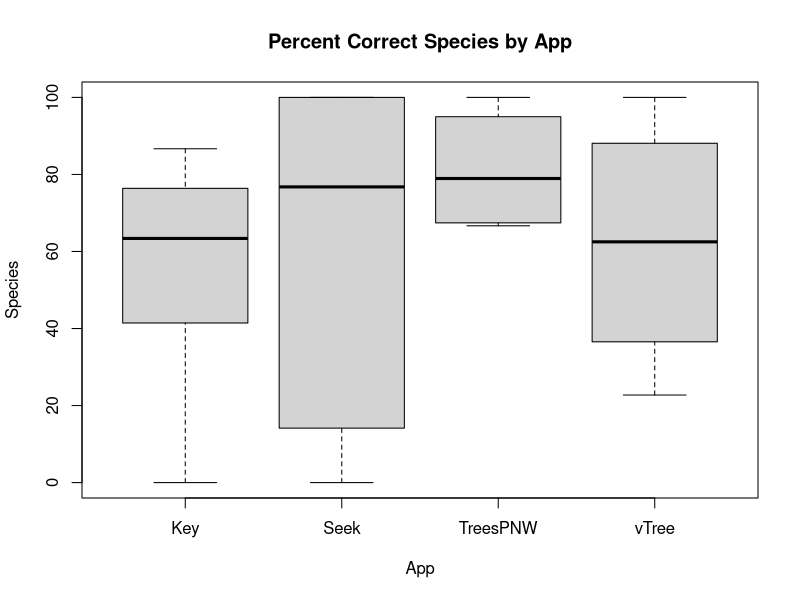
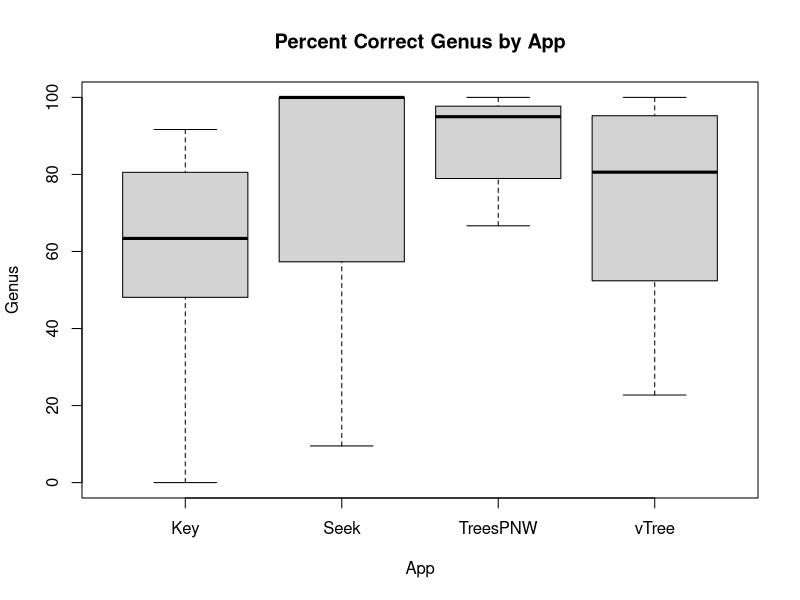
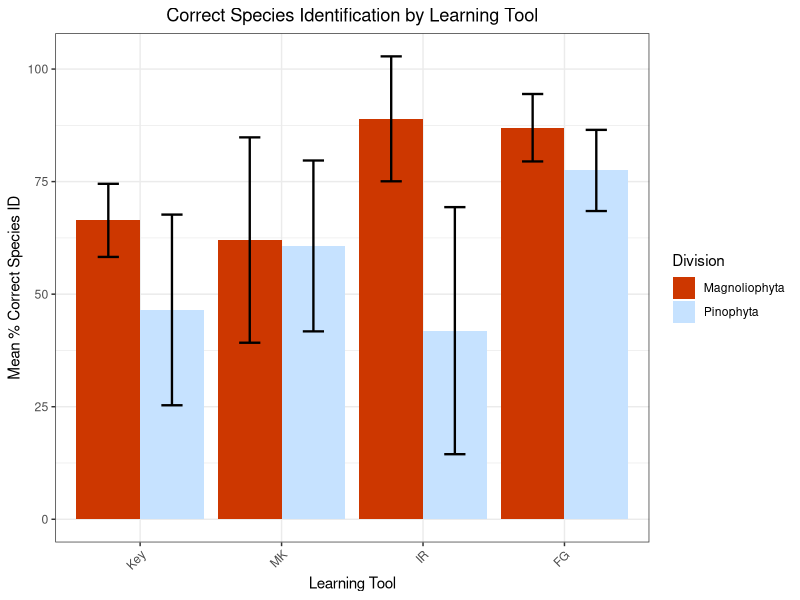
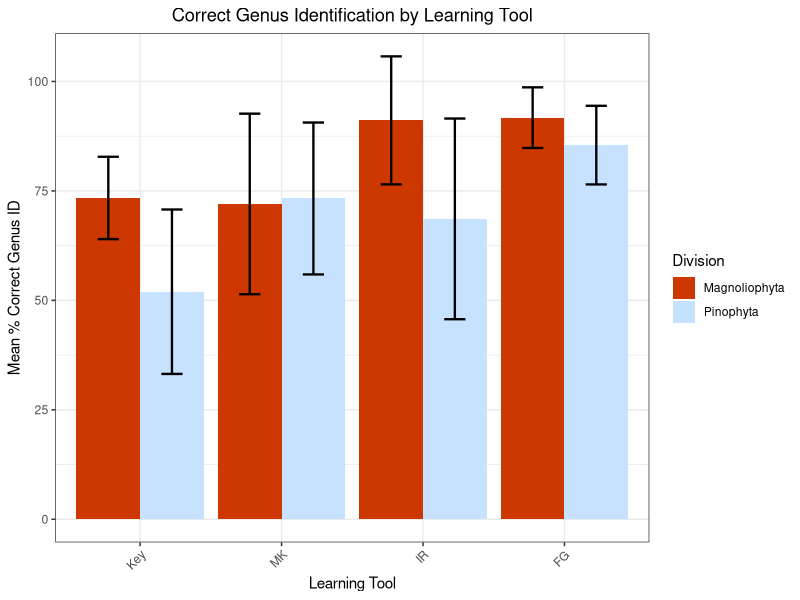
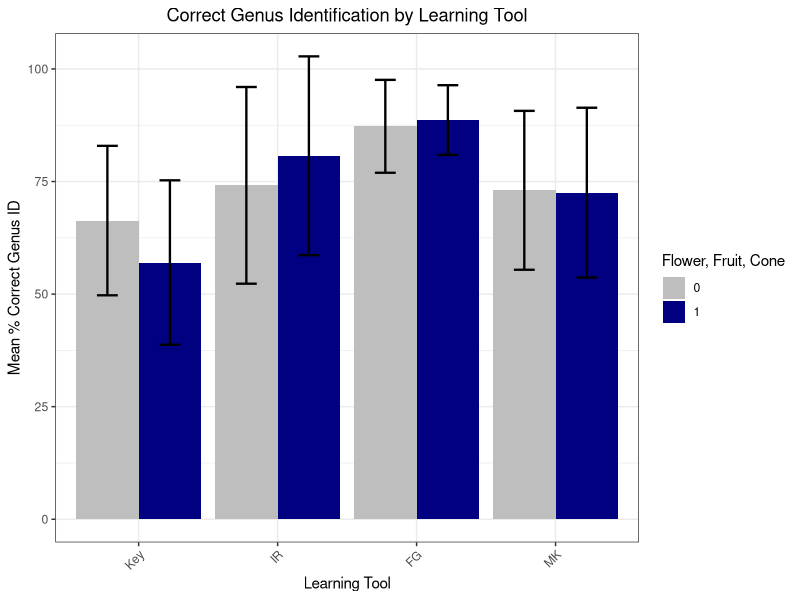
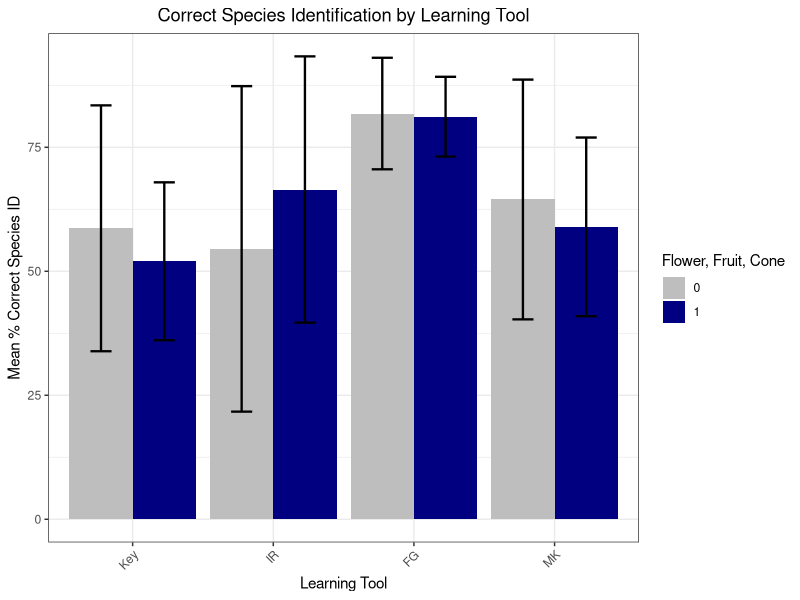
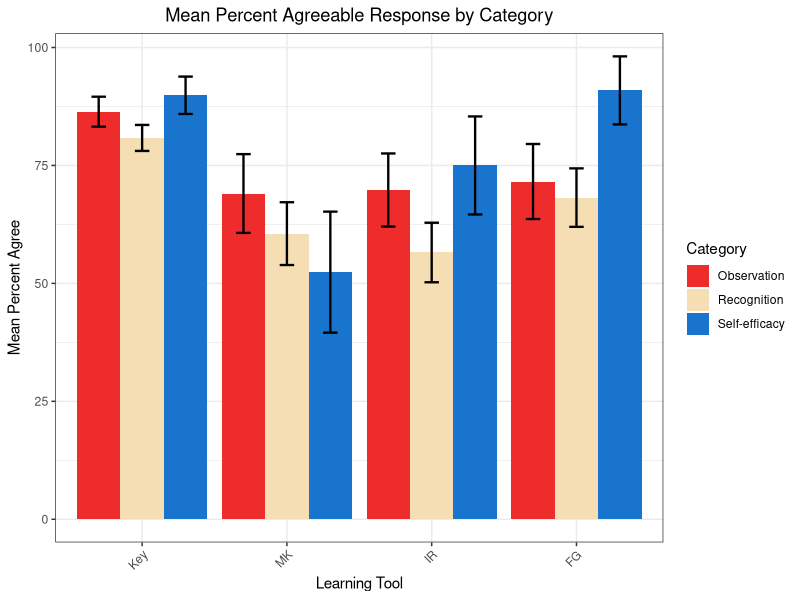

These figures' R source, in order:
# Learning with identification apps and dichotomous keys in undergraduate forestry education in the PNW
# Authors: Dawn Anzinger and Anna E. Haigh
# R Script and Data Analysis: Anna E. Haigh

library(tidyverse)

# Identification Accuracy
TreeApps<-read.csv("TreeApps.csv")
head(TreeApps)
Genus<-(TreeApps$X.Genus)
Species<-(TreeApps$X.Species)
App<-(TreeApps$App)
Div<-(TreeApps$Division)
Seed<-(as.factor(TreeApps$Flower.Fruit.Cone))


# Confidence Interval Function
CI<-function(object){
  mean<-mean(object)
  n<-length(object)
  stdev<-sd(object)
  se<- stdev / sqrt(n)
  alpha<-0.10
  df<-n-1
  t_score<-qt(p = alpha/2, df=df, lower.tail=FALSE)
  error <- t_score*se
  return(error)
}

# Means and 90% CI for whole data set
mean <- TreeApps %>%
  group_by(App) %>%
  summarise(
    n = n(),
    mean_species = mean(X.Species, na.rm = TRUE),
    mean_genus = mean (X.Genus, na.rm = TRUE),
    ci_species = CI(X.Species),
    ci_genus = CI(X.Genus),
    .groups = 'drop'
  )
print(mean)

# Means and SE by division 
mean_data <- TreeApps %>%
  filter(!is.na(Division), !is.na(App)) %>%  
  group_by(App, Division) %>%
  mutate(App = factor(App, levels = c("Key","vTree","Seek","TreesPNW"))) %>%
  summarise(
    n = n(),  
    mean_species = mean(X.Species, na.rm = TRUE),
    mean_genus = mean(X.Genus, na.rm = TRUE),
    se_species = sd(X.Species, na.rm = TRUE) / sqrt(sum(!is.na(X.Species))),
    se_genus = sd(X.Genus, na.rm = TRUE) / sqrt(sum(!is.na(X.Genus))),
    .groups = 'drop'
  )
print(mean_data)

# Split dataset by division
conifer<-subset(TreeApps, Div=="Pinophyta")
hwood<-subset(TreeApps, Div=="Magnoliophyta")


# t-tests to compare accuracy between dichotomous key and each app
t.test(Species[App=="Key"],Species[App=="TreesPNW"], alternative="less")
t.test(Genus[App=="Key"],Genus[App=="TreesPNW"], alternative="less")

t.test(Species[App=="Key"],Species[App=="Seek"], alternative="less")
t.test(Genus[App=="Key"],Genus[App=="Seek"], alternative="less")

t.test(Species[App=="Key"],Species[App=="vTree"], alternative="less")
t.test(Genus[App=="Key"],Genus[App=="vTree"], alternative="less")


# t-tests to compare accuracy by division
t.test(Species[Div=="Pinophyta"],Species[Div=="Magnoliophyta"])
t.test(Genus[Div=="Pinophyta"],Genus[Div=="Magnoliophyta"])

t.test(conifer$X.Species[conifer$Flower.Fruit.Cone=="1"],conifer$X.Species[conifer$Flower.Fruit.Cone=="0"])
t.test(hwood$X.Species[hwood$Flower.Fruit.Cone=="1"],hwood$X.Species[hwood$Flower.Fruit.Cone=="0"])
t.test(hwood$X.Genus[hwood$Flower.Fruit.Cone=="1"],hwood$X.Genus[hwood$Flower.Fruit.Cone=="0"])


#App specific subsets
Seek<-subset(TreeApps, App=="Seek")
TreesPNW<-subset(TreeApps, App=="TreesPNW")
vTree<-subset(TreeApps, App=="vTree")

t.test(Seek$X.Species[Seek$Flower.Fruit.Cone=="0"],Seek$X.Species[Seek$Flower.Fruit.Cone=="1"])
t.test(TreesPNW$X.Species[TreesPNW$Flower.Fruit.Cone=="0"],TreesPNW$X.Species[TreesPNW$Flower.Fruit.Cone=="1"])


boxplot(Species~App, main="Percent Correct Species by App")
boxplot(Genus~App, main="Percent Correct Genus by App")


t.test(Species[Seed=="0"],Species[Seed=="1"],data=TreeApps)


# Labels for plots
app_labels<- c(
  "Key" = "Key",
  "Seek" = "IR", 
  "TreesPNW" = "FG", 
  "vTree"="MK")

# Plots for genus and species accuracy by division
plot1 <- ggplot(
  data = mean_data, 
  aes(x = App, y = mean_species, fill = Division)
) +
  geom_col(position = position_dodge(width = 0.9)) +
  geom_errorbar(
    aes(ymin = mean_species - 1.645 * se_species, 
        ymax = mean_species + 1.645 * se_species), 
    position = position_dodge(width = 0.9),
    width = 0.3, 
    linewidth = 0.8
  ) +
  labs(
    title = "Correct Species Identification by Learning Tool",
    x = "Learning Tool",
    y = "Mean % Correct Species ID",
    fill = "Division"
  ) +
  scale_fill_manual(
    values = c("Pinophyta" = "slategray1", "Magnoliophyta" = "orangered3")
  ) +
  scale_x_discrete(labels = app_labels) +
  theme_bw() +
  theme(
    axis.text.x = element_text(angle = 45, hjust = 1),
    plot.title = element_text(hjust = 0.5)  )
plot1

plot2 <- ggplot(
  data = mean_data, 
  aes(x = App, y = mean_genus, fill = Division)
) +
  geom_col(position = position_dodge(width = 0.9)) +
  geom_errorbar(
    aes(ymin = mean_genus - 1.645 * se_genus, 
        ymax = mean_genus + 1.645 * se_genus), 
    position = position_dodge(width = 0.9),
    width = 0.3, 
    linewidth = 0.8
  ) +
  labs(
    title = "Correct Genus Identification by Learning Tool",
    x = "Learning Tool",
    y = "Mean % Correct Genus ID",
    fill = "Division"
  ) +
  scale_fill_manual(
    values = c("Pinophyta" = "slategray1", "Magnoliophyta" = "orangered3")
  ) +
  scale_x_discrete(labels = app_labels) +
  theme_bw() +
  theme(
    axis.text.x = element_text(angle = 45, hjust = 1),
    plot.title = element_text(hjust = 0.5)  )
plot2

# Hardwood identification accuracy by reproductive structure presence
View(hwood)
mean_cone <- TreeApps %>%
  filter(!is.na(Flower.Fruit.Cone), !is.na(App)) %>%  
  group_by(App, Flower.Fruit.Cone) %>%
  summarise(
    n = n(),  
    mean_species = mean(X.Species, na.rm = TRUE),
    mean_genus = mean(X.Genus, na.rm = TRUE),
    se_species = sd(X.Species, na.rm = TRUE) / sqrt(sum(!is.na(X.Species))),
    se_genus = sd(X.Genus, na.rm = TRUE) / sqrt(sum(!is.na(X.Genus))),
    .groups = 'drop'
  )
print(mean_cone)

plot3 <- ggplot(
  data = mean_cone, 
  aes(x = App, y = mean_genus, fill = as.factor(Flower.Fruit.Cone))
) +
  geom_col(position = position_dodge(width = 0.9)) +
  geom_errorbar(
    aes(ymin = mean_genus - 1.645 * se_genus, 
        ymax = mean_genus + 1.645 * se_genus), 
    position = position_dodge(width = 0.9),
    width = 0.3, 
    linewidth = 0.8
  ) +
  labs(
    title = "Correct Genus Identification by Learning Tool",
    x = "Learning Tool",
    y = "Mean % Correct Genus ID",
    fill = "Flower, Fruit, Cone"
  ) +
  scale_fill_manual(
    values = c("0" = "gray", "1" = "navy")
  ) +
  scale_x_discrete(labels = app_labels) +
  theme_bw() +
  theme(
    axis.text.x = element_text(angle = 45, hjust = 1),
    plot.title = element_text(hjust = 0.5)  )
plot3

plot4 <- ggplot(
  data = mean_cone, 
  aes(x = App, y = mean_species, fill = as.factor(Flower.Fruit.Cone))
) +
  geom_col(position = position_dodge(width = 0.9)) +
  geom_errorbar(
    aes(ymin = mean_species - 1.645 * se_species, 
        ymax = mean_species + 1.645 * se_species), 
    position = position_dodge(width = 0.9),
    width = 0.3, 
    linewidth = 0.8
  ) +
  labs(
    title = "Correct Species Identification by Learning Tool",
    x = "Learning Tool",
    y = "Mean % Correct Species ID",
    fill = "Flower, Fruit, Cone"
  ) +
  scale_fill_manual(
    values = c("0" = "gray", "1" = "navy")
  ) +
  scale_x_discrete(labels = app_labels) +
  theme_bw() +
  theme(
    axis.text.x = element_text(angle = 45, hjust = 1),
    plot.title = element_text(hjust = 0.5)  )
plot4


##################################################################
# Survey Data

survey<-read.csv("Survey_data.csv") %>%
  filter(!grepl("PlantNet",App)) #Remove Plant@Net for analysis

# Table of mean values and 90% CIs
mean_sur <- survey %>%
  group_by(App) %>%
  mutate(App = factor(App, levels = c("Key","vTree","Seek","TreesPNW"))) %>%
  mutate(Category = factor(Category, levels = c("Observation","Recognize","Confidence"))) %>%
  summarise(
    n = n(),  
    mean_response = mean(Response, na.rm = TRUE)*100,
    ci_response = CI(Response)*100,
    .groups = 'drop'
  )
print(mean_sur)

# Table of mean values and 90% CIs by category
mean_surv <- survey %>%
  group_by(App, Category) %>%
  mutate(App = factor(App, levels = c("Key","vTree","Seek","TreesPNW"))) %>%
  mutate(Category = factor(Category, levels = c("Observation","Recognize","Confidence"))) %>%
  summarise(
    n = n(),  
    mean_response = mean(Response, na.rm = TRUE)*100,
    ci_response = CI(Response)*100,
    .groups = 'drop'
  )
print(mean_surv)

# Assign labels
survey_labels <-c(
  "Confidence"="Self-efficacy",
  "Observation" = "Observation",
  "Recognize"="Recognition"
)

# Split by question category
confidence<- subset(survey, Category=="Confidence")
obs<- subset(survey, Category=="Observation")
recognize<-subset(survey, Category=="Recognize")

# Mean data and SE for plotting
mean_s <- survey %>%
  filter(!grepl("PlantNet",App)) %>%
  filter(!is.na(Category), !is.na(App)) %>%
  group_by(App, Category) %>%
  mutate(App = factor(App, levels = c("Key","vTree","Seek","TreesPNW"))) %>%
  mutate(Category = factor(Category, levels = c("Observation","Recognize","Confidence"))) %>%
  summarise(
    n = n(),  
    mean_response = mean(Response, na.rm = TRUE)*100,
    se_response = sd(Response, na.rm = TRUE) / sqrt(sum(!is.na(Response)))*100,
    .groups = 'drop'
  )
print(mean_s)


plot5 <- ggplot(
  data = mean_s,
  aes(x = App, y = mean_response, fill = Category)
) + 
  geom_col(position = position_dodge(width = 0.9)) +
  geom_errorbar(
    aes(ymin = mean_response - 1.645 * se_response, 
        ymax = mean_response + 1.645 * se_response), 
    position = position_dodge(width = 0.9),
    width = 0.3, 
    linewidth = 0.8
  ) +
  labs(
    title = "Mean Percent Agreeable Response by Category",
    x = "Learning Tool",
    y = "Mean Percent Agree",
    fill = "Category"
  ) +
  scale_fill_manual(
    values = c("Confidence" = "dodgerblue3", "Observation" = "firebrick2", "Recognize" = "wheat"), labels=survey_labels
  ) +
  scale_x_discrete(labels = app_labels) +
  theme_bw() +
  theme(
    axis.text.x = element_text(angle = 45, hjust = 1),
    plot.title = element_text(hjust = 0.5)
  )
plot5


# ANOVA comparing responses between apps on each category
con_aov<- aov(Response ~ App, data=confidence)
anova(con_aov)

obs_aov<- aov(Response ~ App, data=obs)
anova(obs_aov)

rec_aov<- aov(Response ~ App, data=recognize)
anova(rec_aov)

sur_aov<- aov(Response ~ App, data = survey)
anova(sur_aov)

# t-tests comparing keys and apps
t.test(confidence$Response[confidence$App=="Key"],confidence$Response[confidence$App=="TreesPNW"])
t.test(confidence$Response[confidence$App=="Key"],confidence$Response[confidence$App=="Seek"])

t.test(survey$Response[survey$App=="Key"],survey$Response[survey$App=="TreesPNW"], alternative="greater")


# t-test for bark question
View(recognize)
bark<-survey[-c(1:474,554:1501,1581:2054),]
View(bark)

t.test(bark$Response[bark$App=="Key"],bark$Response[bark$App=="TreesPNW"])


# Filter data sets to include only app responses
app <- survey%>%
  filter(!grepl("Key",App))
app_obs <- obs%>%
  filter(!grepl("Key",App))
app_rec <- recognize%>%
  filter(!grepl("Key",App))
app_con <- confidence%>%
  filter(!grepl("Key",App))

View(app_obs)

# Means and CIs for all apps together split by question type (no key)
mean_app <- app %>%
  group_by(Category) %>%
  summarise(
    n = n(),  
    mean_response = mean(Response, na.rm = TRUE)*100,
    ci_response = CI(Response)*100,
    .groups = 'drop'
  )
print(mean_app)

# ANOVA comparing app response by category
appobs_aov <- aov(Response ~ App, data=app_obs)
anova(appobs_aov)

apprec_aov <- aov(Response ~ App, data=app_rec)
anova(apprec_aov)

appcon_aov <- aov(Response ~ App, data=app_con)
anova(appcon_aov)

app_aov <- aov(Response ~ App, data=app)
anova(app_aov)
